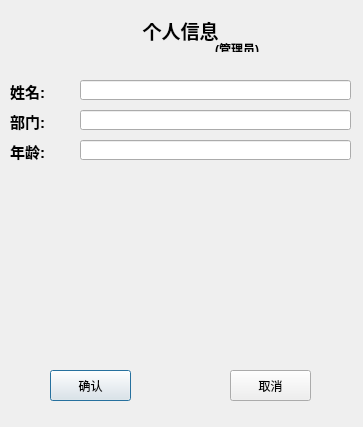
<?xml version="1.0" encoding="UTF-8"?>
<ui version="4.0">
 <class>RegistInsertAdminInfoDialogClass</class>
 <widget class="QDialog" name="RegistInsertAdminInfoDialogClass">
  <property name="geometry">
   <rect>
    <x>0</x>
    <y>0</y>
    <width>363</width>
    <height>427</height>
   </rect>
  </property>
  <property name="maximumSize">
   <size>
    <width>363</width>
    <height>427</height>
   </size>
  </property>
  <property name="windowTitle">
   <string>RegistInsertAdminInfoDialog</string>
  </property>
  <widget class="QWidget" name="widget_2" native="true">
   <property name="geometry">
    <rect>
     <x>0</x>
     <y>60</y>
     <width>361</width>
     <height>291</height>
    </rect>
   </property>
   <property name="minimumSize">
    <size>
     <width>361</width>
     <height>291</height>
    </size>
   </property>
   <property name="maximumSize">
    <size>
     <width>361</width>
     <height>291</height>
    </size>
   </property>
   <widget class="QLabel" name="label_2">
    <property name="geometry">
     <rect>
      <x>10</x>
      <y>20</y>
      <width>41</width>
      <height>21</height>
     </rect>
    </property>
    <property name="text">
     <string>&lt;html&gt;&lt;head/&gt;&lt;body&gt;&lt;p&gt;&lt;span style=&quot; font-size:11pt; font-weight:600;&quot;&gt;姓名:&lt;/span&gt;&lt;/p&gt;&lt;/body&gt;&lt;/html&gt;</string>
    </property>
   </widget>
   <widget class="QLineEdit" name="NameText">
    <property name="geometry">
     <rect>
      <x>80</x>
      <y>20</y>
      <width>271</width>
      <height>20</height>
     </rect>
    </property>
   </widget>
   <widget class="QLineEdit" name="ProfessionText">
    <property name="geometry">
     <rect>
      <x>80</x>
      <y>50</y>
      <width>271</width>
      <height>20</height>
     </rect>
    </property>
   </widget>
   <widget class="QLineEdit" name="AgeText">
    <property name="geometry">
     <rect>
      <x>80</x>
      <y>80</y>
      <width>271</width>
      <height>20</height>
     </rect>
    </property>
   </widget>
   <widget class="QLabel" name="label_3">
    <property name="geometry">
     <rect>
      <x>10</x>
      <y>50</y>
      <width>41</width>
      <height>21</height>
     </rect>
    </property>
    <property name="text">
     <string>&lt;html&gt;&lt;head/&gt;&lt;body&gt;&lt;p&gt;&lt;span style=&quot; font-size:11pt; font-weight:600;&quot;&gt;部门:&lt;/span&gt;&lt;/p&gt;&lt;/body&gt;&lt;/html&gt;</string>
    </property>
   </widget>
   <widget class="QLabel" name="label_4">
    <property name="geometry">
     <rect>
      <x>10</x>
      <y>80</y>
      <width>41</width>
      <height>21</height>
     </rect>
    </property>
    <property name="text">
     <string>&lt;html&gt;&lt;head/&gt;&lt;body&gt;&lt;p&gt;&lt;span style=&quot; font-size:11pt; font-weight:600;&quot;&gt;年龄:&lt;/span&gt;&lt;/p&gt;&lt;/body&gt;&lt;/html&gt;</string>
    </property>
   </widget>
  </widget>
  <widget class="QWidget" name="widget_3" native="true">
   <property name="geometry">
    <rect>
     <x>0</x>
     <y>350</y>
     <width>361</width>
     <height>71</height>
    </rect>
   </property>
   <widget class="QPushButton" name="ConfirmationPB">
    <property name="geometry">
     <rect>
      <x>50</x>
      <y>20</y>
      <width>81</width>
      <height>31</height>
     </rect>
    </property>
    <property name="text">
     <string>确认</string>
    </property>
   </widget>
   <widget class="QPushButton" name="CancelPB">
    <property name="geometry">
     <rect>
      <x>230</x>
      <y>20</y>
      <width>81</width>
      <height>31</height>
     </rect>
    </property>
    <property name="text">
     <string>取消</string>
    </property>
   </widget>
  </widget>
  <widget class="QWidget" name="widget" native="true">
   <property name="geometry">
    <rect>
     <x>0</x>
     <y>0</y>
     <width>361</width>
     <height>61</height>
    </rect>
   </property>
   <widget class="QLabel" name="label">
    <property name="geometry">
     <rect>
      <x>70</x>
      <y>0</y>
      <width>221</width>
      <height>61</height>
     </rect>
    </property>
    <property name="text">
     <string>&lt;html&gt;&lt;head/&gt;&lt;body&gt;&lt;p align=&quot;center&quot;&gt;&lt;span style=&quot; font-size:14pt; font-weight:600;&quot;&gt;个人信息&lt;/span&gt;&lt;/p&gt;&lt;/body&gt;&lt;/html&gt;</string>
    </property>
   </widget>
   <widget class="QLabel" name="label_5">
    <property name="geometry">
     <rect>
      <x>210</x>
      <y>40</y>
      <width>54</width>
      <height>12</height>
     </rect>
    </property>
    <property name="text">
     <string>&lt;html&gt;&lt;head/&gt;&lt;body&gt;&lt;p align=&quot;center&quot;&gt;&lt;span style=&quot; font-weight:600;&quot;&gt;(管理员)&lt;/span&gt;&lt;/p&gt;&lt;/body&gt;&lt;/html&gt;</string>
    </property>
   </widget>
  </widget>
 </widget>
 <layoutdefault spacing="6" margin="11"/>
 <resources/>
 <connections/>
</ui>
